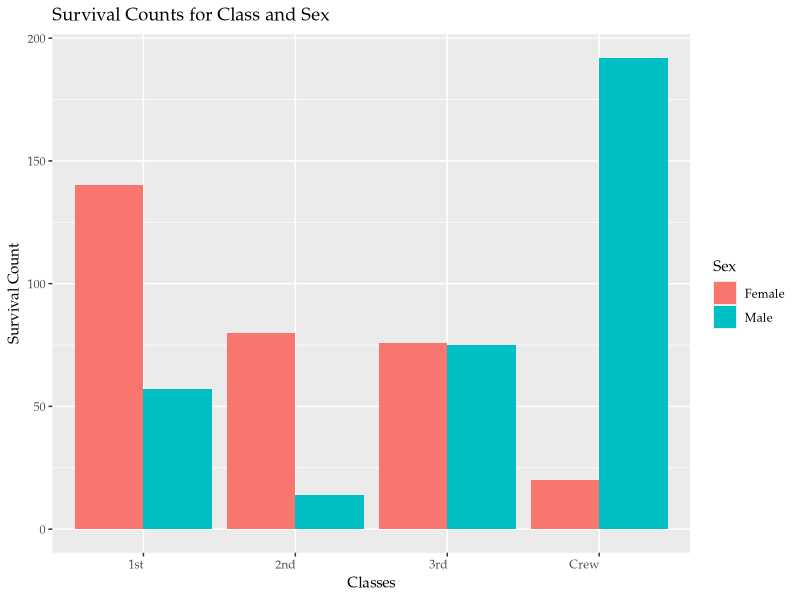
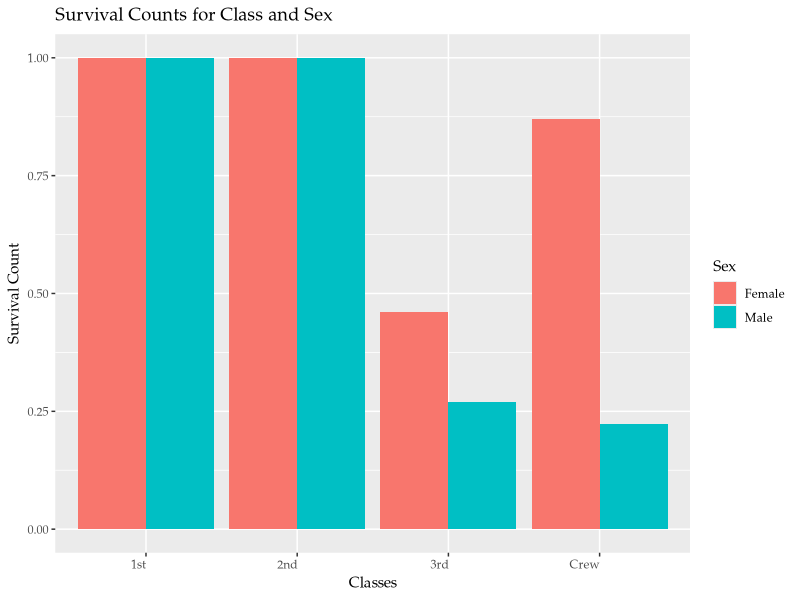
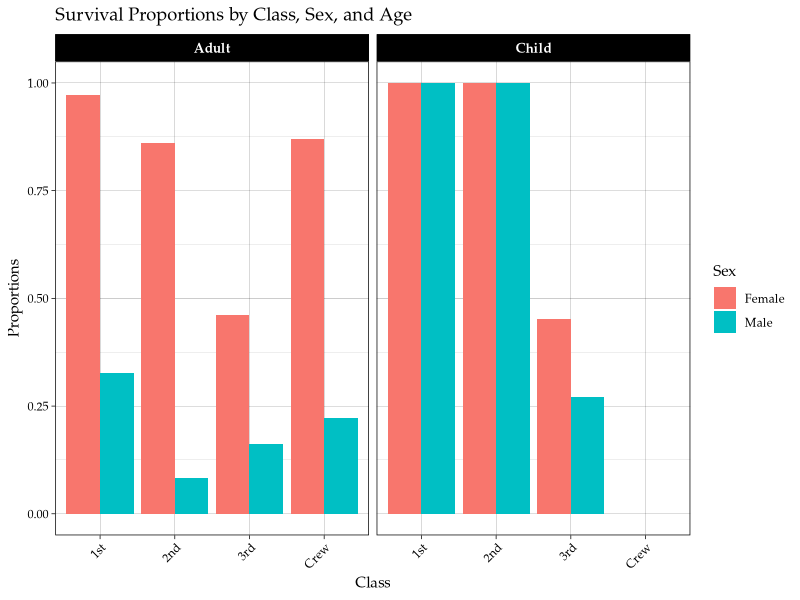

Reproduce these figures in R, in order.
## ---- chunk 1
library(tidyverse)

df_titanic <- as_tibble(Titanic)
## ---- chunk 2
## TASK: Perform a `glimpse` of df_titanic
glimpse(df_titanic)
## ---- chunk 3
## TASK: Perform a `glimpse` of df_titanic
df_titanic
## ---- chunk 4
# More exploration
df_titanic$n %>% range()

df_titanic %>%
  select(where(is.character)) %>%
  summarise(across(everything(), ~ paste(unique(.), collapse = ", ")))
## ---- chunk 5
## NOTE: No need to edit! We'll cover how to
## do this calculation in a later exercise.
df_titanic %>% summarize(total = sum(n))
## ---- chunk 6
## TASK: Visualize counts against `Class` and `Sex`

df_titanic %>% filter(Survived == "Yes") %>% 
  ggplot(aes(x = Class, y = n, fill=Sex)) +
  geom_col(position="dodge")+
  theme(
    text=element_text(family="Palatino"),
    axis.text.x = element_text(angle = 0, hjust = 1),  # Rotate x-axis labels
    strip.text = element_text(size = 10, face = "bold") # Style facet titles
  ) +
  labs(
    title = "Survival Counts for Class and Sex",
    x = "Classes",
    y = "Survival Count"
  )
## ---- chunk 7
## NOTE: No need to edit! We'll cover how to
## do this calculation in a later exercise.
df_prop <-
  df_titanic %>%
  group_by(Class, Sex, Age) %>%
  mutate(
    Total = sum(n),
    Prop = n / Total
  ) %>%
  ungroup()
df_prop
## ---- chunk 8
df_prop %>% 
  filter(Survived == "Yes") %>% 
  ggplot() +
  geom_col(mapping = aes(x = Class, y = Prop, fill = Sex), position = "dodge")+
  theme(
    text=element_text(family="Palatino"),
    axis.text.x = element_text(angle = 0, hjust = 1),  # Rotate x-axis labels
    strip.text = element_text(size = 10, face = "bold") # Style facet titles
  ) +
  labs(
    title = "Survival Counts for Class and Sex",
    x = "Classes",
    y = "Survival Count"
  )
## ---- chunk 9
df_titanic %>%
  group_by(Class, Sex, Age) %>%
  mutate(
    Total = sum(n),
  ) %>% 
  ungroup() %>% 
  filter(Survived == "Yes") %>%
  mutate(
    Prop = n / Total
  ) %>%
  ggplot(aes(x = factor(Class), y = Prop, fill = Sex)) +
  geom_bar(stat = "identity", position = "dodge") +
  labs(
    title = "Survival Proportions by Class, Sex, and Age",
    x = "Class",
    y = "Proportions"
  ) +
  facet_grid(~ Age) +  # Faceting by Age to see proportions by different age groups
  theme_linedraw() +
  theme(
    text = element_text(family = "Palatino"),
    axis.text.x = element_text(angle = 45, hjust = 1),  # Rotate x-axis labels
    strip.text = element_text(size = 10, face = "bold")  # Style facet titles
  )

